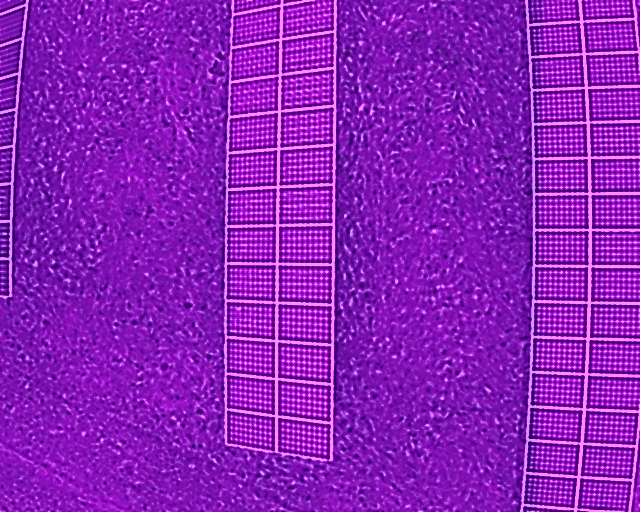
#> input picture data/raw/sample.JPG, 640 x 512 px
$ python main2.py
#> lines starting #> are read from the running program, lines starting #| are printed output that depends on the picture; after the words box and inside, x2 and y2 are one past the last pixel; in counts of white or black regions, pixels touching at a corner belong together
import cv2
import numpy as np
from matplotlib import pyplot as plt

image_path = "data/raw/sample.JPG"
img = cv2.imread(image_path, cv2.IMREAD_COLOR)
#> img is the input picture: shape (512, 640, 3); mean B, G, R 185.8, 29.7, 138.5

resized = cv2.resize(src=img, dsize=(0, 0), fx=8, fy=8)
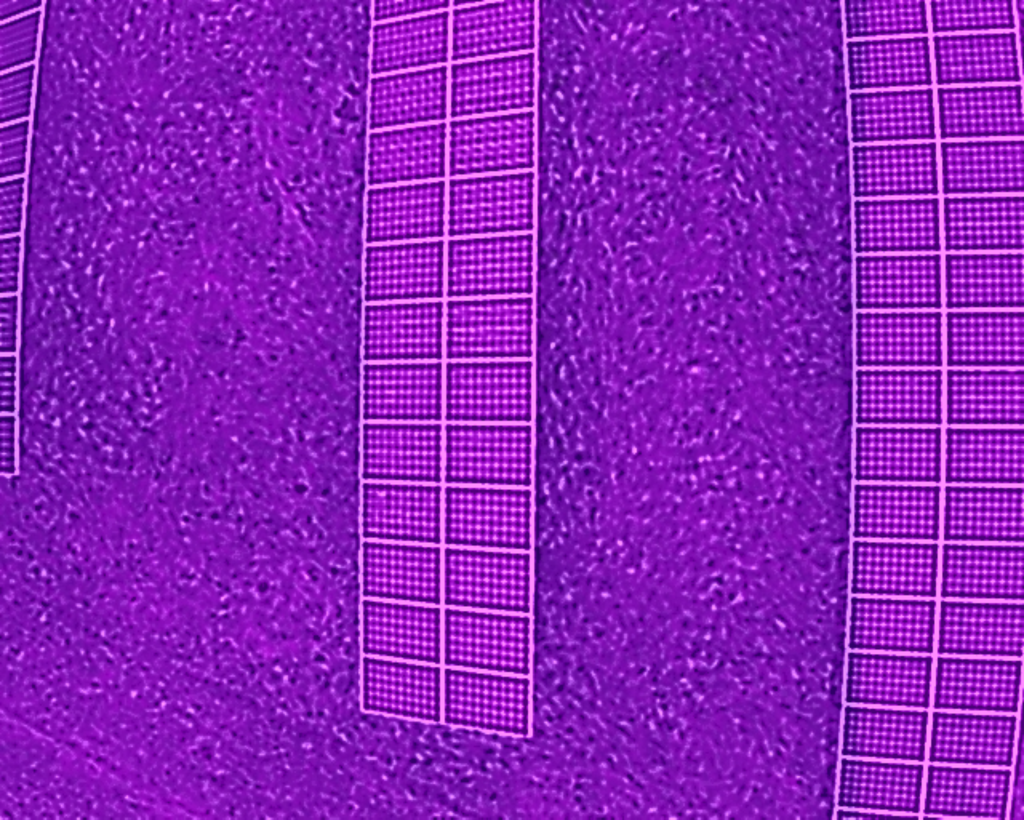
#> resized: shape (4096, 5120, 3) (shown at 1/5 size); mean B, G, R 185.7, 29.6, 138.4
blurred = cv2.blur(resized, (15, 15))
grayed = blurred #cv2.cvtColor(blurred, cv2.COLOR_BGR2GRAY)

canny = cv2.Canny(image=grayed, threshold1=50, threshold2=100, apertureSize=3)
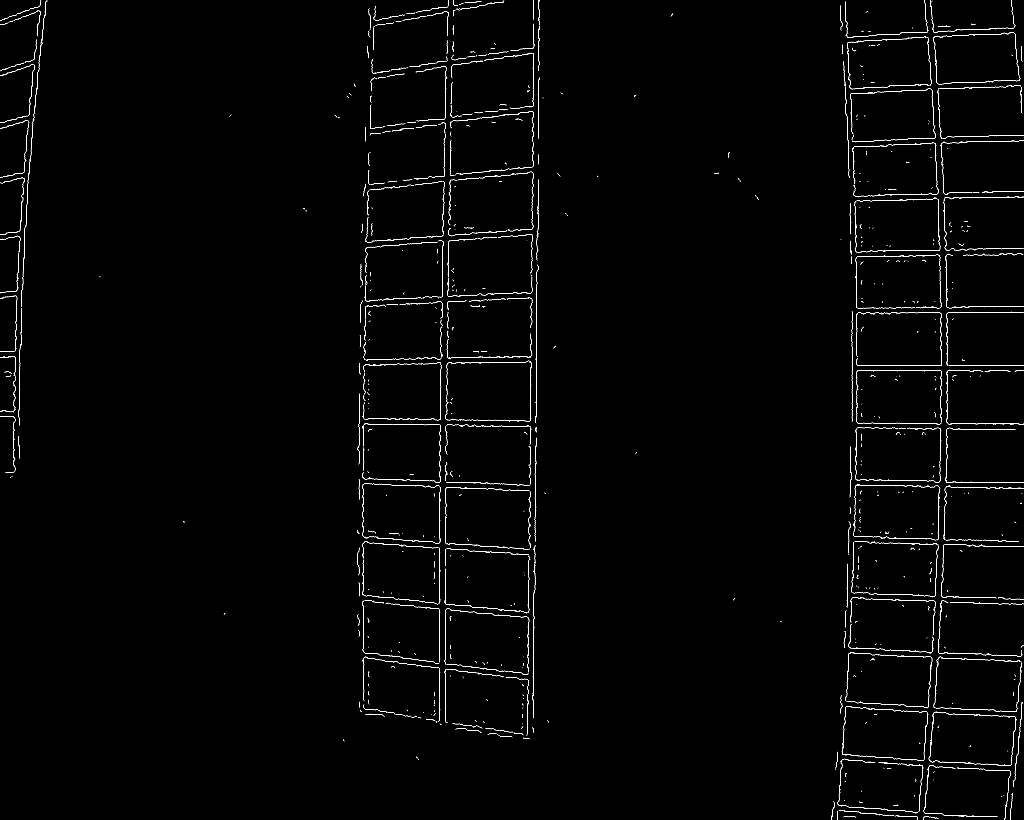
#> canny: shape (4096, 5120) (shown at 1/5 size); 0.46% white in thin lines or dots

lines = cv2.HoughLinesP(canny, 1, np.pi / 180, 60, minLineLength=100, maxLineGap=150)
#> lines = 525 rows, first 6: [2227, 686, 2227, 332], [2196, 3602, 2196, 2099], [1819, 3539, 1819, 1729], [4260, 1828, 5119, 1828], [4260, 1563, 5118, 1563], [4295, 2116, 5088, 2116]
# Draw lines on the image
for line in lines:
    x1, y1, x2, y2 = line[0]
    cv2.line(grayed, (x1, y1), (x2, y2), (255, 0, 0), 3)
#> this loop made 525 passes
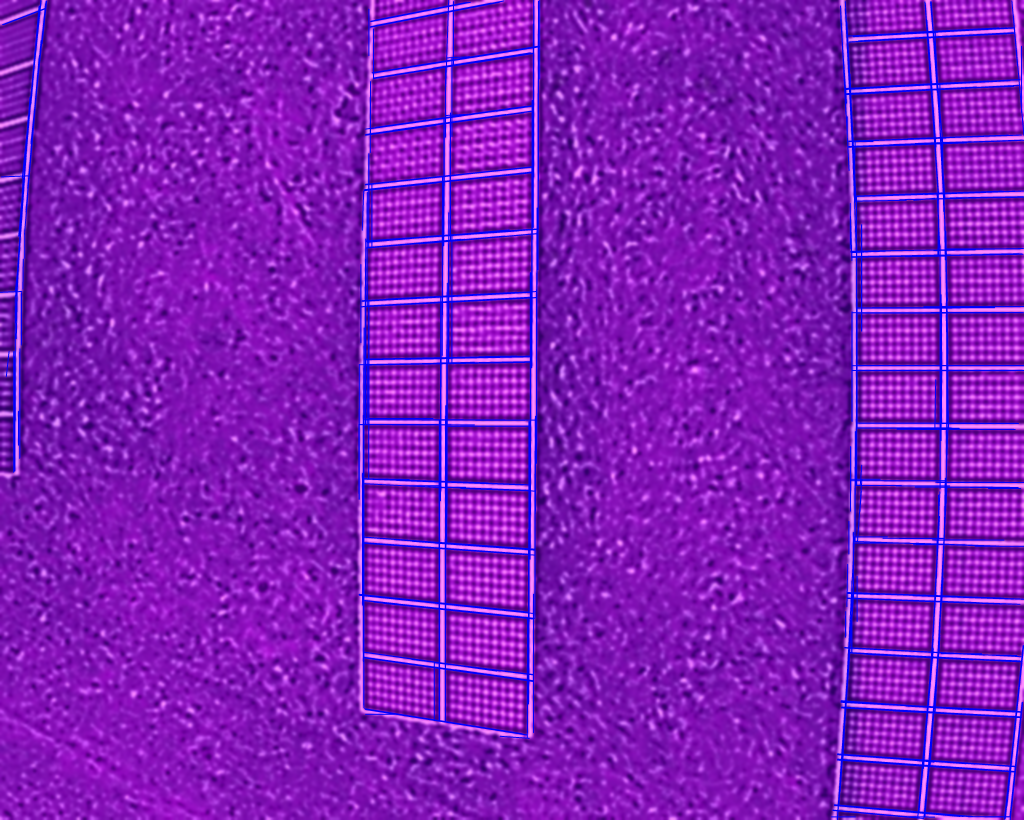
#> grayed: shape (4096, 5120, 3) (shown at 1/5 size); mean B, G, R 187.9, 27.7, 132.7

cv2.imshow("Hough", grayed)
cv2.waitKey()

$ run again, with data/raw/1.JPG copied over data/raw/sample.JPG
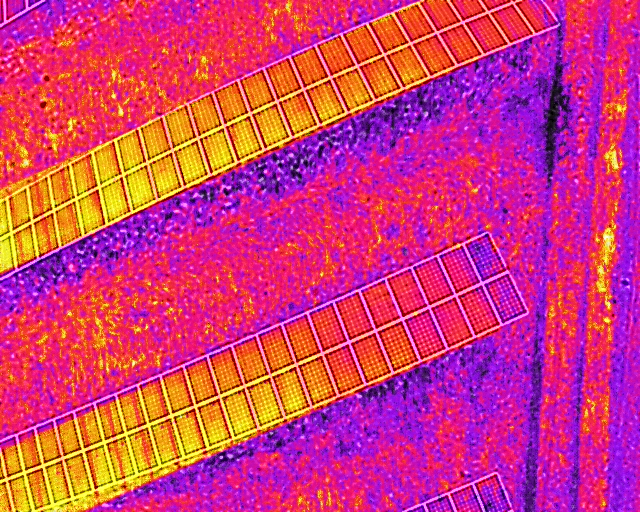
#> input picture data/raw/1.JPG, 640 x 512 px
#> img is the input picture: shape (512, 640, 3); mean B, G, R 116.7, 56.9, 208.2
#> `canny = cv2.Canny(image=grayed, threshold1=50, threshold2=100, apertur..`:
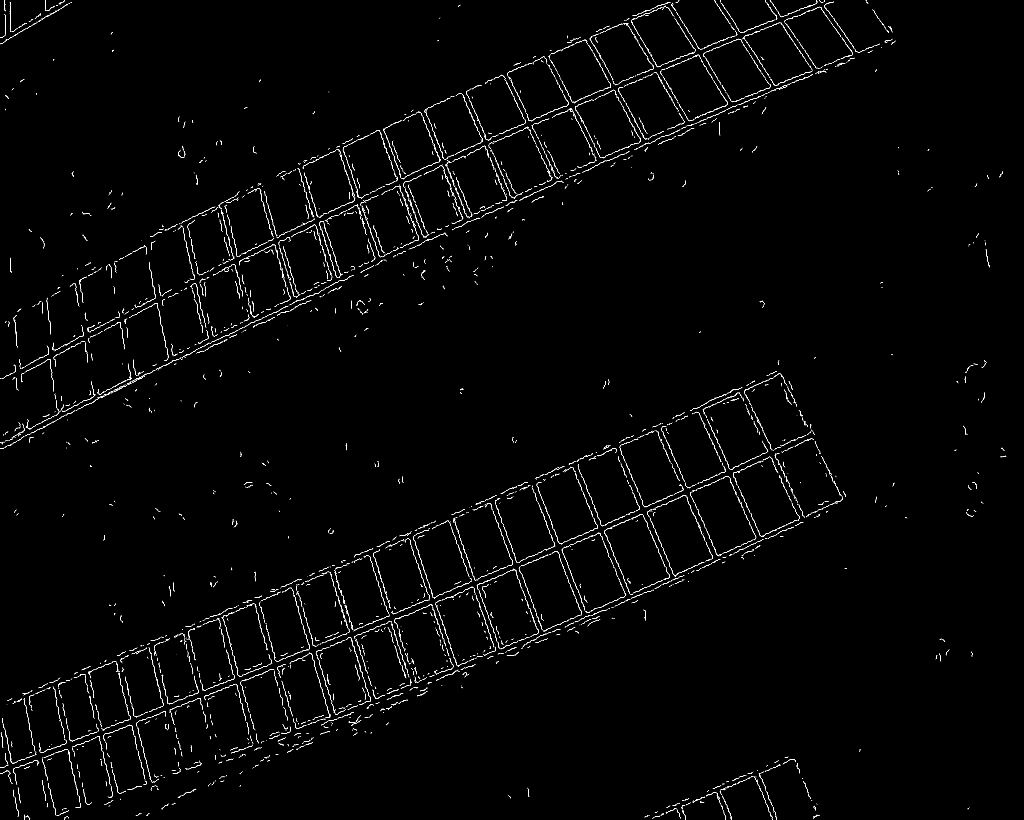
#> canny: shape (4096, 5120) (shown at 1/5 size); 0.54% white in thin lines or dots
#> lines = 690 rows, first 6: [2788, 2759, 4059, 2193], [2909, 2675, 4066, 2160], [2620, 2445, 3100, 2242], [1773, 3185, 2994, 2666], [3029, 3051, 4132, 2560], [906, 3499, 2182, 2984]
#> the loop `for line in lines:` made 690 passes
#> after the loop `for line in lines:`:
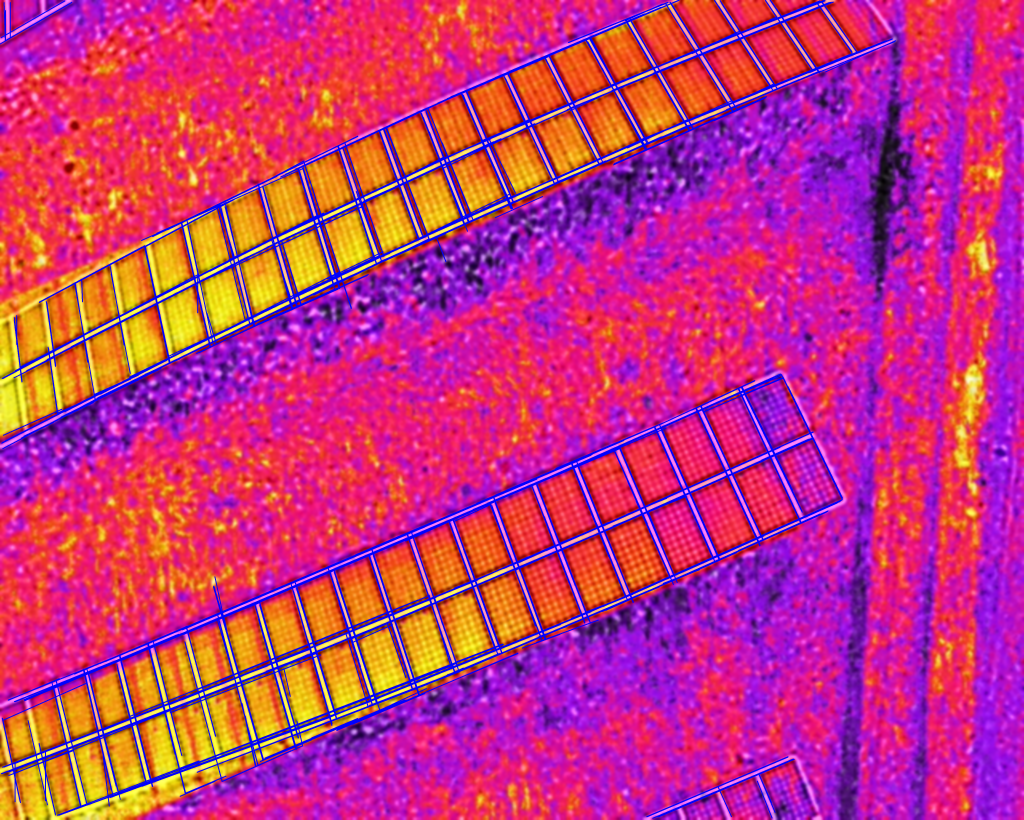
#> grayed: shape (4096, 5120, 3) (shown at 1/5 size); mean B, G, R 124.7, 51.7, 197.8

$ run again, with data/raw/2.JPG copied over data/raw/sample.JPG
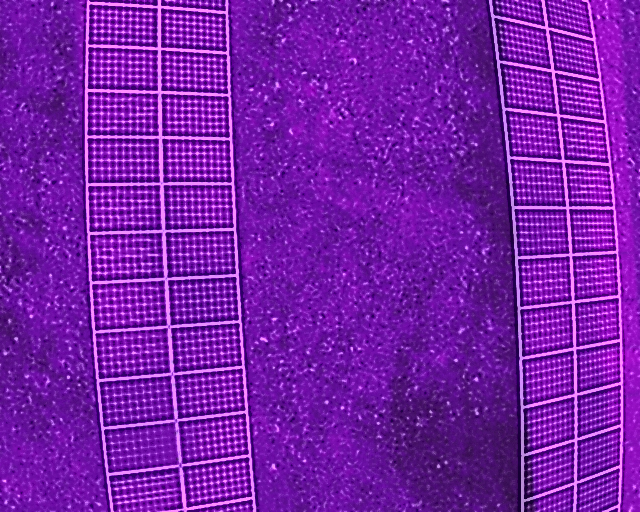
#> input picture data/raw/2.JPG, 640 x 512 px
#> img is the input picture: shape (512, 640, 3); mean B, G, R 169.4, 28.5, 119.8
#> `canny = cv2.Canny(image=grayed, threshold1=50, threshold2=100, apertur..`:
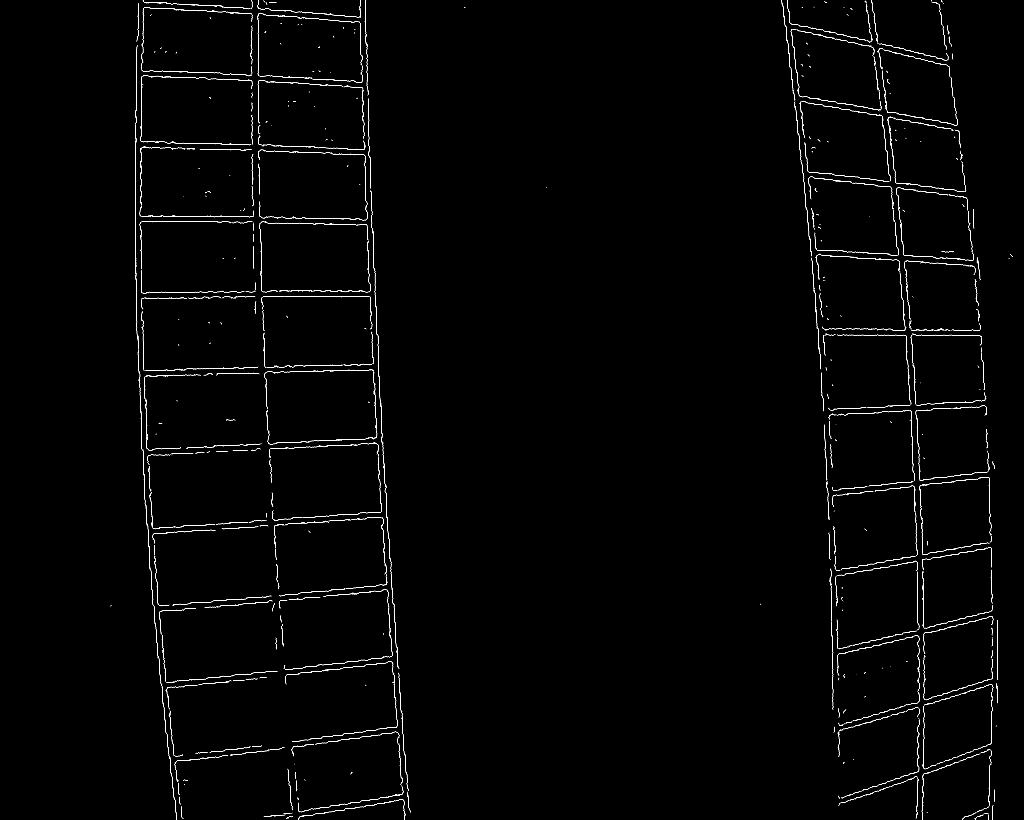
#> canny: shape (4096, 5120) (shown at 1/5 size); 0.43% white in thin lines or dots, all inside (x1, y1, x2, y2) = (552, 0, 5064, 4096)
#> lines = 505 rows, first 6: [4588, 4015, 4588, 2813], [707, 1585, 707, 329], [1291, 831, 1291, 0], [676, 1392, 676, 555], [684, 510, 684, 199], [1072, 1483, 1875, 1483]
#> the loop `for line in lines:` made 505 passes
#> after the loop `for line in lines:`:
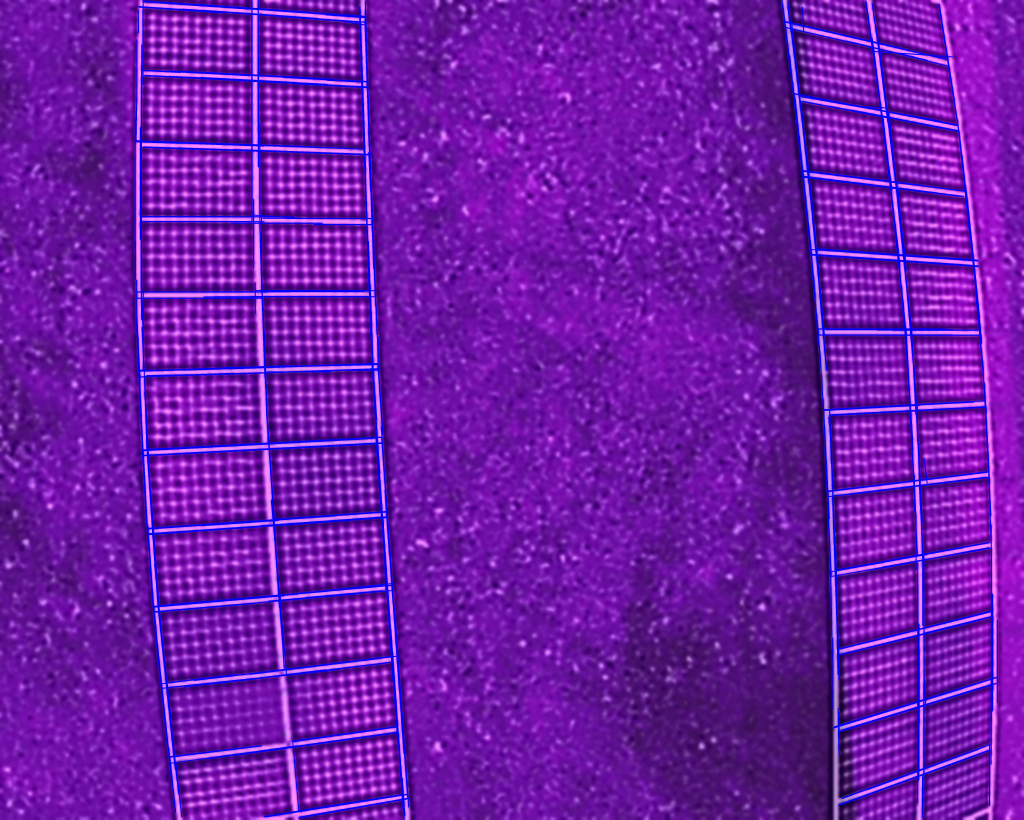
#> grayed: shape (4096, 5120, 3) (shown at 1/5 size); mean B, G, R 171.6, 26.3, 114.4

$ run again, with data/raw/3.JPG copied over data/raw/sample.JPG
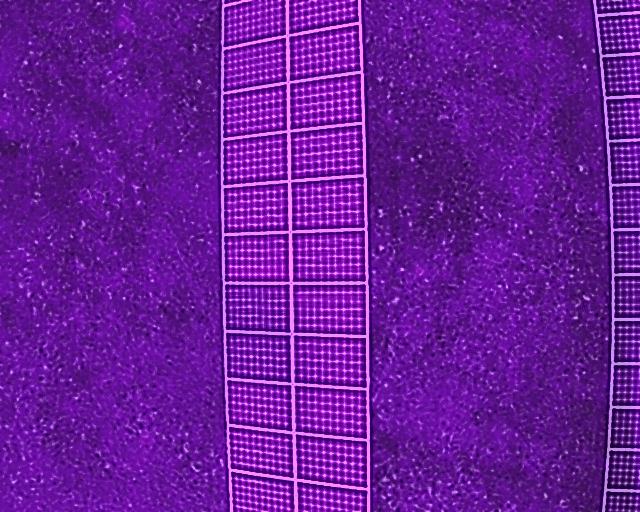
#> input picture data/raw/3.JPG, 640 x 512 px
#> img is the input picture: shape (512, 640, 3); mean B, G, R 154.5, 26.3, 106.3
#> `canny = cv2.Canny(image=grayed, threshold1=50, threshold2=100, apertur..`:
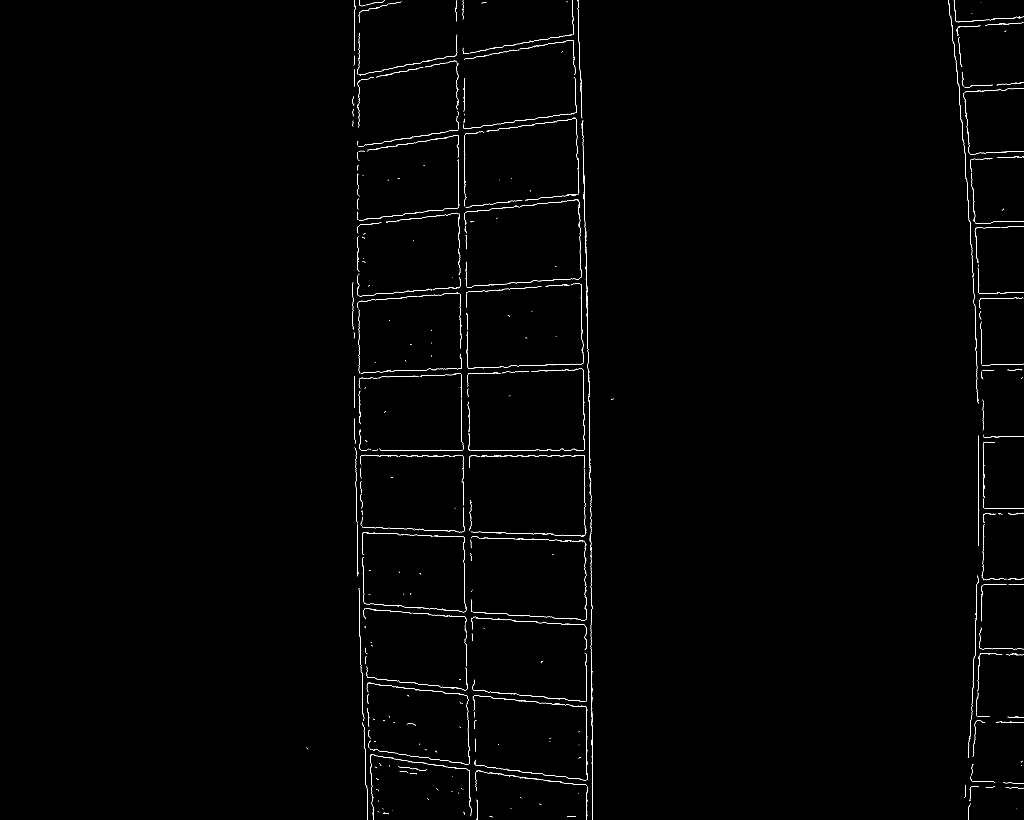
#> canny: shape (4096, 5120) (shown at 1/5 size); 0.29% white in thin lines or dots, all inside (x1, y1, x2, y2) = (1532, 0, 5120, 4096)
#> lines = 330 rows, first 6: [1795, 2040, 1795, 1356], [2312, 2214, 2335, 3538], [1779, 2252, 2947, 2252], [2924, 3265, 2924, 2212], [2955, 3307, 2955, 2404], [4892, 2728, 4892, 2178]
#> the loop `for line in lines:` made 330 passes
#> after the loop `for line in lines:`:
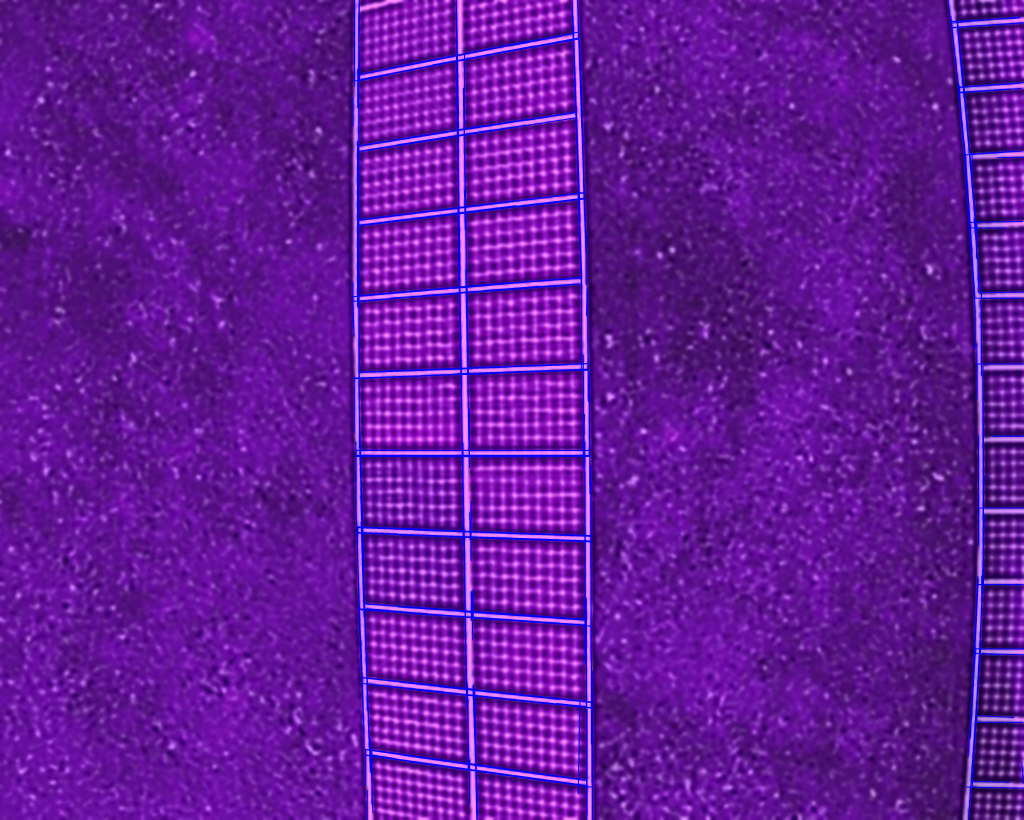
#> grayed: shape (4096, 5120, 3) (shown at 1/5 size); mean B, G, R 156, 24.9, 103
